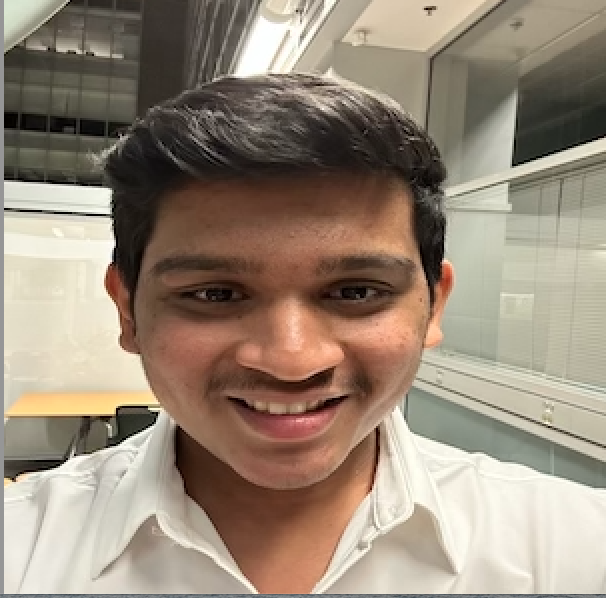
#> input picture CSE_402/HW03/Frontal_image.png, 606 x 598 px
$ jupyter execute --allow-errors HW_3.ipynb
#> lines starting #> are read from the running program, lines starting #| are printed output that depends on the picture
[cell 1]
import numpy as np
import math
from matplotlib import pyplot as plt
from PIL import Image
from skimage import color
from skimage import io
from scipy import signal

#> (a cell that did not finish here is left out)

[cell 3]
#1a

rows = 1000
i = 0

sum_values_left = 0
sum_values_right = 0
sum_val = 0
#> (the rest of this cell did not finish here and is left out)

[cell 4]
pca_data = []
td_points_new = []

#> (the rest of this cell did not finish here and is left out)

#> (a cell that did not finish here is left out)

#> (a cell that did not finish here is left out)

#> (a cell that did not finish here is left out)

#> (a cell that did not finish here is left out)

#> (a cell that did not finish here is left out)

#> (a cell that did not finish here is left out)

#> (a cell that did not finish here is left out)

#> (a cell that did not finish here is left out)

[cell 13]
#5c
img_gray = color.rgb2gray(io.imread('Frontal_image.png'))
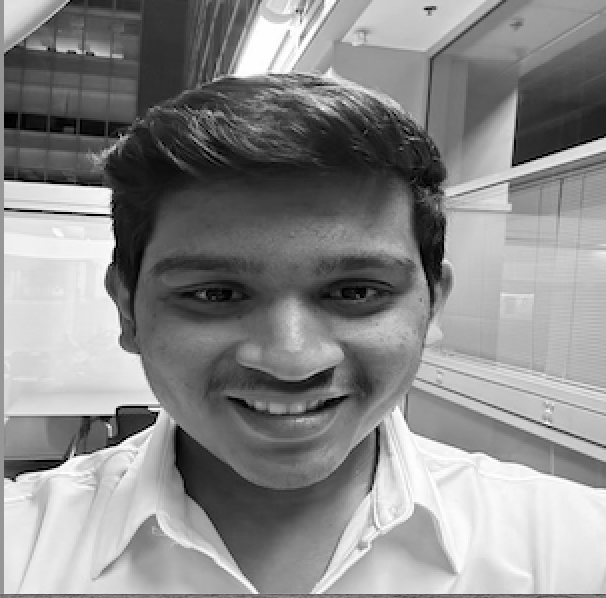
#> img_gray: shape (598, 606) float64; min 0.000833, max 1, mean 0.547
io.imshow(img_gray)

[cell 14]
convolve_3 = signal.convolve(img_gray,np.ones((3,3))/3**2)
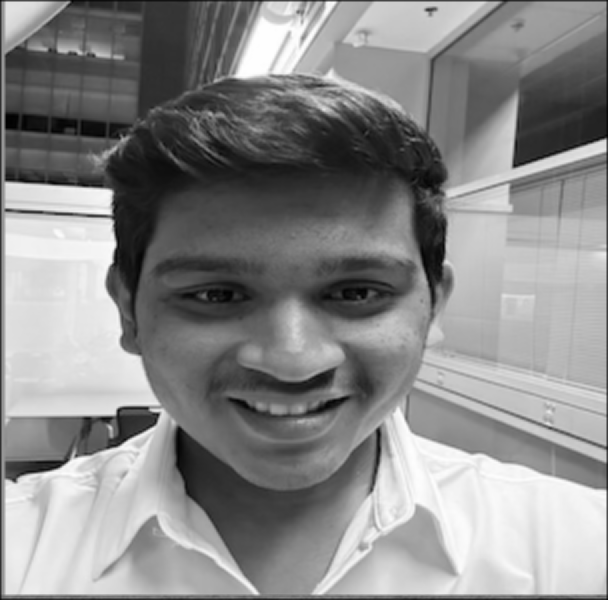
#> convolve_3: shape (600, 608) float64; min 0.00611, max 1, mean 0.543
io.imshow(convolve_3,cmap ='gray')

[cell 15]
convolve_15 = signal.convolve(img_gray,np.ones((15,15))/15**2)
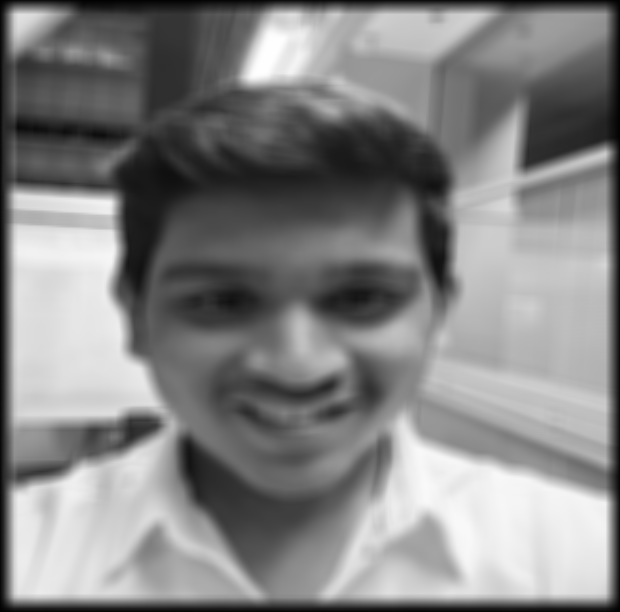
#> convolve_15: shape (612, 620) float64; min 0.00213, max 0.998, mean 0.522
plt.imshow(convolve_15, cmap = 'gray')

[cell 16]
convolve_45 = signal.convolve(img_gray,np.ones((45,45))/45**2)
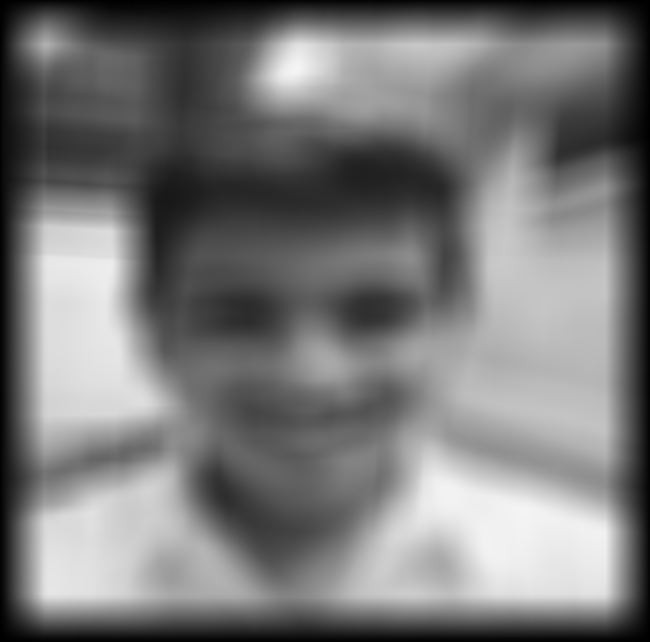
#> convolve_45: shape (642, 650) float64; min 0.000236, max 0.959, mean 0.475
plt.imshow(convolve_45, cmap = 'gray')
